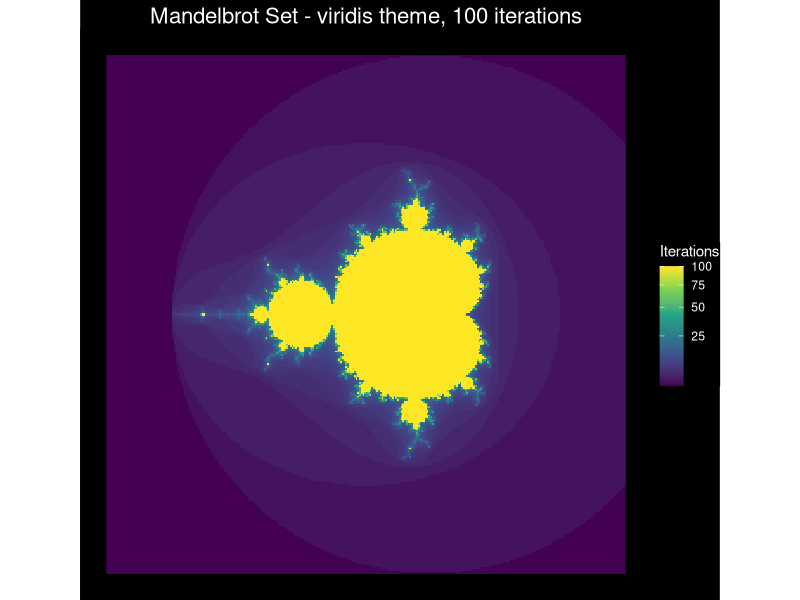
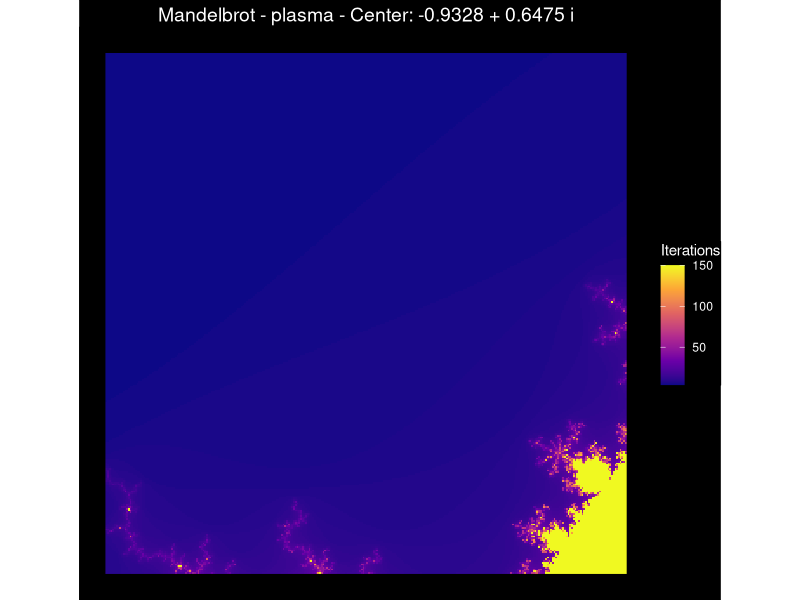
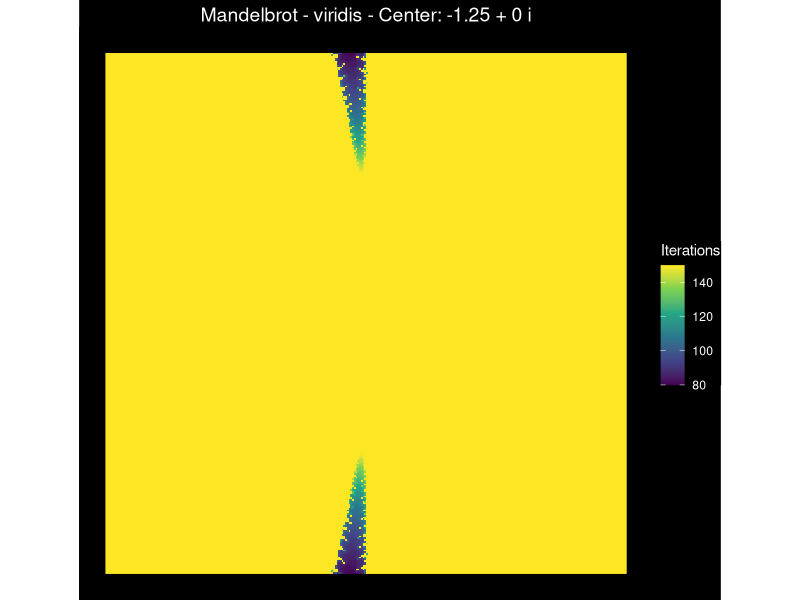
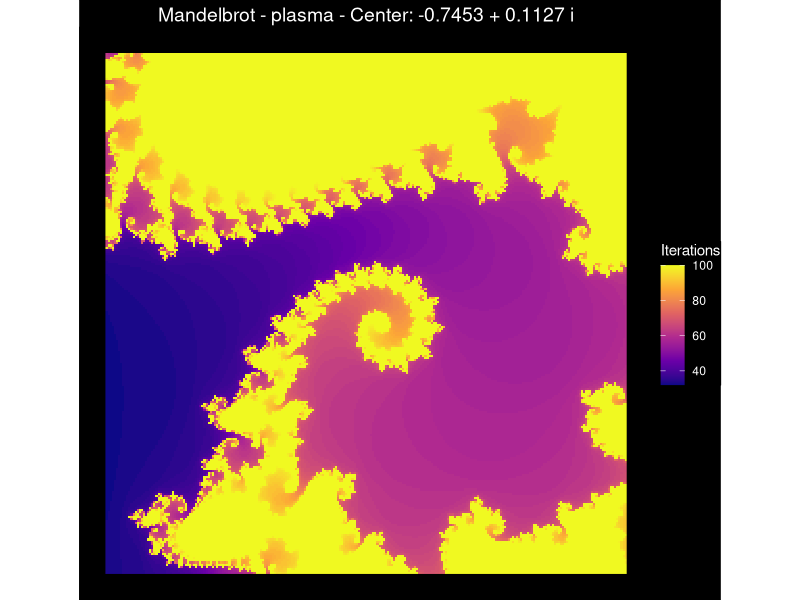
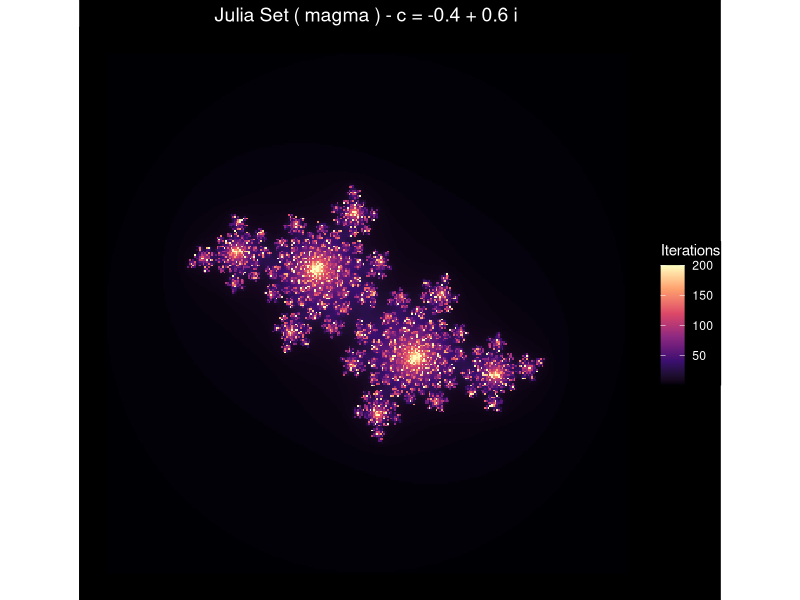
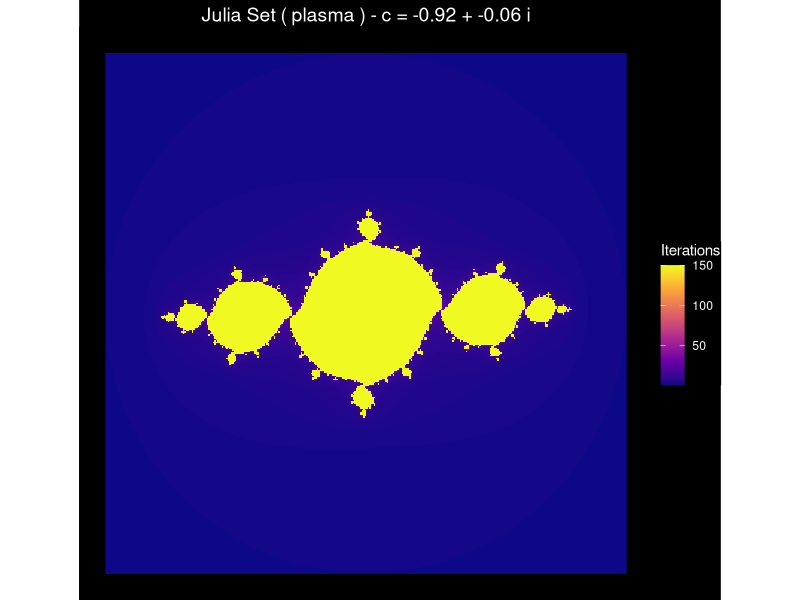
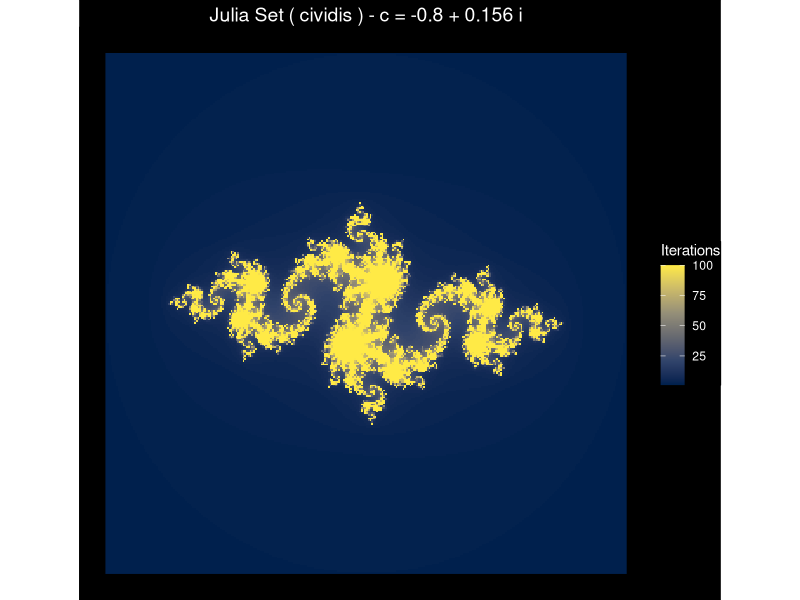

Here is the R script that generated these plots, in order:
library(ggplot2)
library(viridis)
library(dplyr)

random_params <- list(
  color_scheme = sample(c("plasma", "viridis", "magma", "inferno", "turbo", "cividis"), 1),
  max_iterations = sample(c(50, 80, 100, 150, 200), 1),
  resolution = sample(c(200, 300, 400), 1),
  zoom_center_real = runif(1, -2, 1),
  zoom_center_imag = runif(1, -1.5, 1.5),
  zoom_level = runif(1, 0.001, 0.5),
  julia_param = complex(real = runif(1, -1, 1), imaginary = runif(1, -1, 1))
)

mandelbrot <- function(c, max_iter = 100) {
  z <- 0
  for (i in 1:max_iter) {
    if (abs(z) > 2) return(i)
    z <- z^2 + c
  }
  return(max_iter)
}

create_mandelbrot_zoom <- function() {
  center_real <- -0.7453
  center_imag <- 0.1127
  zoom_levels <- seq(1, 0.001, length.out = 20)
  mandelbrot_data <- data.frame()
  
  for (frame in 1:length(zoom_levels)) {
    zoom <- zoom_levels[frame]
    real_seq <- seq(center_real - zoom, center_real + zoom, length.out = 200)
    imag_seq <- seq(center_imag - zoom, center_imag + zoom, length.out = 200)
    frame_data <- expand.grid(real = real_seq, imag = imag_seq)
    frame_data$c <- frame_data$real + 1i * frame_data$imag
    frame_data$iterations <- sapply(frame_data$c, mandelbrot, max_iter = 80)
    frame_data$frame <- frame
    frame_data$zoom_level <- zoom
    mandelbrot_data <- rbind(mandelbrot_data, frame_data)
  }
  return(mandelbrot_data)
}

create_static_mandelbrot <- function(width = 800, height = 800, max_iter = 100) {
  real_seq <- seq(-2.5, 1.5, length.out = width)
  imag_seq <- seq(-2, 2, length.out = height)
  mandelbrot_grid <- expand.grid(real = real_seq, imag = imag_seq)
  mandelbrot_grid$c <- mandelbrot_grid$real + 1i * mandelbrot_grid$imag
  mandelbrot_grid$iterations <- sapply(mandelbrot_grid$c, mandelbrot, max_iter = max_iter)
  return(mandelbrot_grid)
}

mandelbrot_static <- create_static_mandelbrot(width = random_params$resolution, 
                                              height = random_params$resolution, 
                                              max_iter = random_params$max_iterations)

static_plot <- ggplot(mandelbrot_static, aes(x = real, y = imag, fill = iterations)) +
  geom_raster() +
  scale_fill_viridis_c(name = "Iterations", option = random_params$color_scheme, trans = "sqrt") +
  theme_void() +
  theme(
    plot.background = element_rect(fill = "black"),
    panel.background = element_rect(fill = "black"),
    legend.background = element_rect(fill = "black"),
    legend.text = element_text(color = "white"),
    legend.title = element_text(color = "white"),
    plot.title = element_text(color = "white", hjust = 0.5, size = 16)
  ) +
  labs(title = paste("Mandelbrot Set -", random_params$color_scheme, "theme,", random_params$max_iterations, "iterations")) +
  coord_fixed()

print(static_plot)

explore_mandelbrot <- function(center_real = -0.5, center_imag = 0, zoom = 1, resolution = 300, 
                               max_iter = NULL, color_scheme = NULL) {
  if (is.null(max_iter)) max_iter <- sample(c(80, 100, 150), 1)
  if (is.null(color_scheme)) color_scheme <- sample(c("plasma", "viridis", "magma", "inferno", "turbo"), 1)
  
  real_range <- zoom * 2
  imag_range <- zoom * 2
  real_seq <- seq(center_real - real_range, center_real + real_range, length.out = resolution)
  imag_seq <- seq(center_imag - imag_range, center_imag + imag_range, length.out = resolution)
  mandelbrot_region <- expand.grid(real = real_seq, imag = imag_seq)
  mandelbrot_region$c <- mandelbrot_region$real + 1i * mandelbrot_region$imag
  mandelbrot_region$iterations <- sapply(mandelbrot_region$c, mandelbrot, max_iter = max_iter)
  
  ggplot(mandelbrot_region, aes(x = real, y = imag, fill = iterations)) +
    geom_raster() +
    scale_fill_viridis_c(name = "Iterations", option = color_scheme) +
    theme_void() +
    theme(
      plot.background = element_rect(fill = "black"),
      panel.background = element_rect(fill = "black"),
      legend.background = element_rect(fill = "black"),
      legend.text = element_text(color = "white"),
      legend.title = element_text(color = "white"),
      plot.title = element_text(color = "white", hjust = 0.5, size = 14)
    ) +
    labs(title = paste("Mandelbrot -", color_scheme, "- Center:", round(center_real, 4), "+", round(center_imag, 4), "i")) +
    coord_fixed()
}

random_center_real <- runif(1, -2, 1)
random_center_imag <- runif(1, -1.5, 1.5)
random_zoom <- runif(1, 0.1, 1)
random_color <- sample(c("plasma", "viridis", "magma", "inferno", "turbo"), 1)

plot1 <- explore_mandelbrot(center_real = random_center_real, 
                            center_imag = random_center_imag, 
                            zoom = random_zoom, 
                            resolution = random_params$resolution,
                            color_scheme = random_color)
print(plot1)

interesting_points <- data.frame(
  real = c(-0.7453, -0.8, -0.12, -0.75, -1.25),
  imag = c(0.1127, 0.156, 0.77, 0.1, 0)
)
random_point <- interesting_points[sample(nrow(interesting_points), 1), ]
deep_zoom <- runif(1, 0.001, 0.01)
random_color2 <- sample(c("plasma", "viridis", "magma", "inferno", "turbo"), 1)

plot2 <- explore_mandelbrot(center_real = random_point$real, 
                            center_imag = random_point$imag, 
                            zoom = deep_zoom, 
                            resolution = random_params$resolution,
                            color_scheme = random_color2)
print(plot2)

ultra_zoom <- runif(1, 0.0001, 0.005)
random_iterations <- sample(c(100, 150, 200, 300), 1)
random_color3 <- sample(c("plasma", "viridis", "magma", "inferno", "turbo", "cividis"), 1)

plot3 <- explore_mandelbrot(center_real = -0.7453, 
                            center_imag = 0.1127, 
                            zoom = ultra_zoom, 
                            resolution = 250,
                            max_iter = random_iterations,
                            color_scheme = random_color3)
print(plot3)

julia_set <- function(c_param = NULL, max_iter = NULL, resolution = 400, color_scheme = NULL) {  
  if (is.null(c_param)) {
    interesting_julia <- c(-0.7 + 0.27015i, -0.4 + 0.6i, 0.285 + 0.01i, -0.8 + 0.156i, -0.12 + 0.77i)
    c_param <- sample(c(interesting_julia, runif(1, -1, 1) + 1i * runif(1, -1, 1)), 1)
  }
  if (is.null(max_iter)) max_iter <- sample(c(80, 100, 150, 200), 1)
  if (is.null(color_scheme)) color_scheme <- sample(c("plasma", "viridis", "magma", "inferno", "turbo", "cividis"), 1)
  
  real_seq <- seq(-2, 2, length.out = resolution)
  imag_seq <- seq(-2, 2, length.out = resolution)
  julia_grid <- expand.grid(real = real_seq, imag = imag_seq)
  julia_grid$z <- julia_grid$real + 1i * julia_grid$imag
  
  julia_grid$iterations <- sapply(julia_grid$z, function(z) {
    for (i in 1:max_iter) {
      if (abs(z) > 2) return(i)
      z <- z^2 + c_param
    }
    return(max_iter)
  })
  
  ggplot(julia_grid, aes(x = real, y = imag, fill = iterations)) +
    geom_raster() +
    scale_fill_viridis_c(name = "Iterations", option = color_scheme) +
    theme_void() +
    theme(
      plot.background = element_rect(fill = "black"),
      panel.background = element_rect(fill = "black"),
      legend.background = element_rect(fill = "black"),
      legend.text = element_text(color = "white"),
      legend.title = element_text(color = "white"),
      plot.title = element_text(color = "white", hjust = 0.5, size = 14)
    ) +
    labs(title = paste("Julia Set (", color_scheme, ") - c =", round(Re(c_param), 3), "+", round(Im(c_param), 3), "i")) +
    coord_fixed()
}

for (i in 1:3) {
  julia_plot <- julia_set(resolution = sample(c(250, 300, 350), 1))
  print(julia_plot)
}